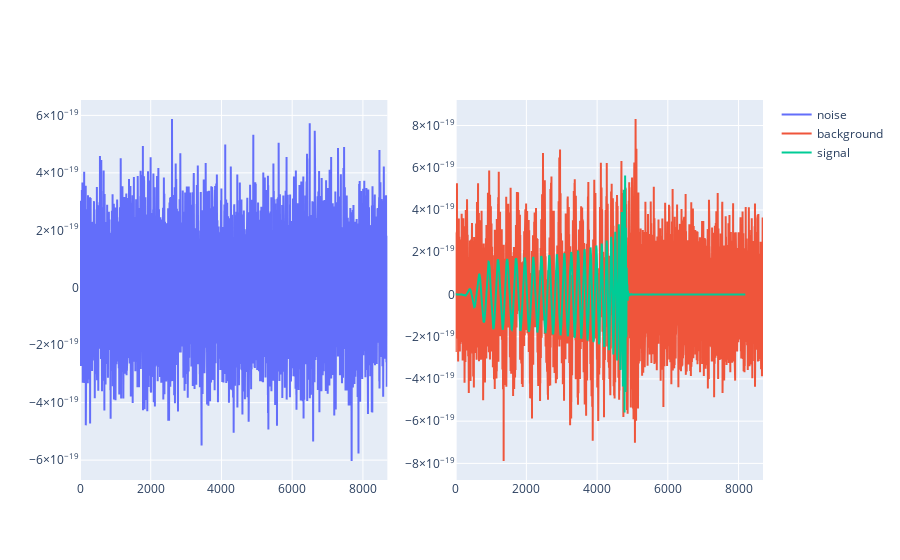

Write notebook code for a chart like this one.
### Markdown cell above
Next let's visualise the two different types of time series that we wish to classify: one that is pure noise vs. one that is composed of noise plus an embedded gravitational wave signal:

### Code cell
import numpy as np
from plotly.subplots import make_subplots
import plotly.graph_objects as go


# get the index corresponding to the first pure noise time series
background_idx = np.argmin(labels)


# get the index corresponding to the first noise + gravitational wave time series
signal_idx = np.argmax(labels)

ts_noise = noisy_signals[background_idx]
ts_background = noisy_signals[signal_idx]
ts_signal = gw_signals[signal_idx]

fig = make_subplots(rows=1, cols=2)

fig.add_trace(
    go.Scatter(x=list(range(len(ts_noise))), y=ts_noise, mode="lines", name="noise"),
    row=1,
    col=1,
)

fig.add_trace(
    go.Scatter(
        x=list(range(len(ts_background))),
        y=ts_background,
        mode="lines",
        name="background",
    ),
    row=1,
    col=2,
)

fig.add_trace(
    go.Scatter(x=list(range(len(ts_signal))), y=ts_signal, mode="lines", name="signal"),
    row=1,
    col=2,
)
fig.show()

### Figure 1 — Plotly figure (JSON) as saved in the notebook; plotly's stock layout.template omitted (floating-point values rounded to 4 significant figures; data arrays with more than 128 entries replaced by an {"elided": "..."} marker saying what was removed)
{"data": [{"mode": "lines", "name": "noise", "type": "scatter", "x": {"elided": "8692 int values"}, "xaxis": "x", "y": {"elided": "8692 float values"}, "yaxis": "y"}, {"mode": "lines", "name": "background", "type": "scatter", "x": {"elided": "8692 int values"}, "xaxis": "x2", "y": {"elided": "8692 float values"}, "yaxis": "y2"}, {"mode": "lines", "name": "signal", "type": "scatter", "x": {"elided": "8192 int values"}, "xaxis": "x2", "y": {"elided": "8192 float values"}, "yaxis": "y2"}], "layout": {"xaxis": {"anchor": "y", "domain": [0, 0.45]}, "xaxis2": {"anchor": "y2", "domain": [0.55, 1]}, "yaxis": {"anchor": "x", "domain": [0, 1]}, "yaxis2": {"anchor": "x2", "domain": [0, 1]}}}
